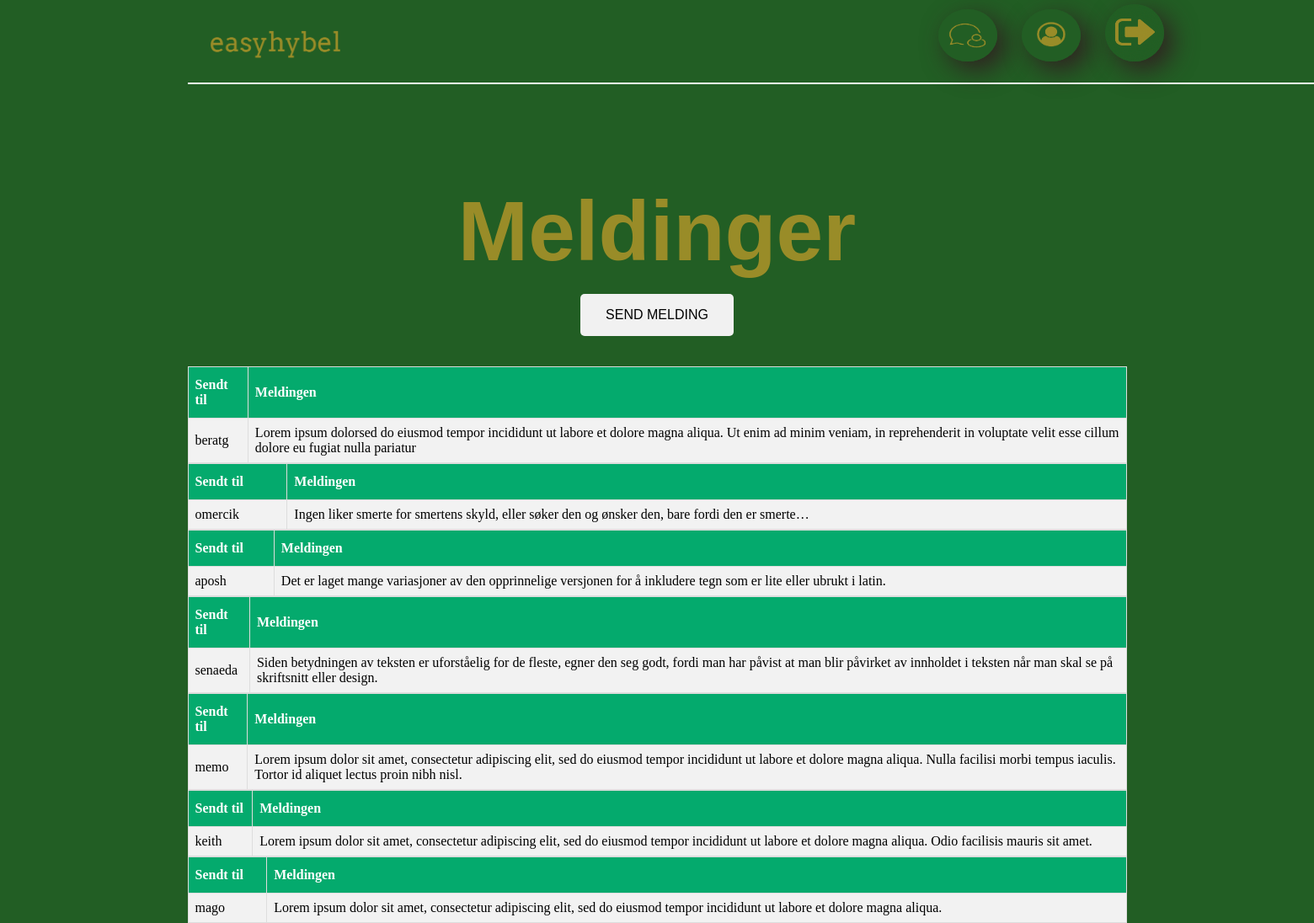
Screenshot of /www/views/seMeldish.php (signed in) with the database file from the repository.
### tables this page shows
CREATE TABLE Meldinger
        (
            Meldinger_ID          SMALLINT UNIQUE AUTO_INCREMENT,
            Melding_Beskrivelse   VARCHAR(1000)       NOT NULL,
            Medlem_ID             SMALLINT         NOT NULL,
            CONSTRAINT PRIMARY KEY (Meldinger_ID),
            CONSTRAINT FOREIGN KEY (Medlem_ID) REFERENCES Medlem(Medlem_ID) ON DELETE CASCADE

        );

CREATE TABLE Medlem
        (
            Medlem_ID              SMALLINT UNIQUE AUTO_INCREMENT,
            Fornavn                 VARCHAR(30)     NOT NULL,
            Etternavn               VARCHAR(30)     NOT NULL,
            Brukernavn              VARCHAR(50)     NOT NULL,
            Mobilnummer             INTEGER         NOT NULL,
            Epost                   VARCHAR(255)    NOT NULL,
            Passord                 VARCHAR(255)    NOT NULL,
            Adresse                 VARCHAR(100)     NOT NULL,
            Postnummer              INTEGER        NOT NULL,
            CONSTRAINT PRIMARY KEY (Medlem_ID)
        );

### www/views/seMeldish.php (the view)
<html>
    <body>
        <?php
        include "header.php";
        include "../main/seMeldinger.php";
        foreach ($Meldinger as $melding ) {
        ?>
    <table border= '1'>
<tr>
<th>Sendt til</th>
<th>Meldingen</th>
</tr>
<tr>
<td><?php echo $melding["Brukernavn"];?></td>
<td><?php echo $melding["Melding_Beskrivelse"];?></td>
</tr>
</table>
<?php
        }
?>
    </body>
</html>

### www/views/header.php (style rules this page uses)
body { background-color: #225E24; text-align: center; margin: auto; max-width: 1115px; }
table { border-collapse: collapse; width: 100%; }
table td, table th { border: 1px solid #ddd; padding: 8px; }
table tr:nth-child(even) { background-color: #f2f2f2; }
table th { padding-top: 12px; padding-bottom: 12px; text-align: left; background-color: #04AA6D; color: white; }

### rows the page displays
meldinger: Medlem_ID.Brukernavn "beratg", Melding_Beskrivelse "Lorem ipsum dolorsed do eiusmod tempor incididunt ut labore et dolore magna aliqua. Ut enim ad minim veniam, in reprehenderit in voluptate velit esse cillum dolore eu fugiat nulla pariatur"
meldinger: Medlem_ID.Brukernavn "omercik", Melding_Beskrivelse "Ingen liker smerte for smertens skyld, eller søker den og ønsker den, bare fordi den er smerte…"
meldinger: Medlem_ID.Brukernavn "aposh", Melding_Beskrivelse "Det er laget mange variasjoner av den opprinnelige versjonen for å inkludere tegn som er lite eller ubrukt i latin."
meldinger: Medlem_ID.Brukernavn "senaeda", Melding_Beskrivelse "Siden betydningen av teksten er uforståelig for de fleste, egner den seg godt, fordi man har påvist at man blir påvirket av innholdet i teksten når man skal se på skriftsnitt eller design."
meldinger: Medlem_ID.Brukernavn "memo", Melding_Beskrivelse "Lorem ipsum dolor sit amet, consectetur adipiscing elit, sed do eiusmod tempor incididunt ut labore et dolore magna aliqua. Nulla facilisi morbi tempus iaculis. Tortor id aliquet lectus proin nibh nisl."
meldinger: Medlem_ID.Brukernavn "keith", Melding_Beskrivelse "Lorem ipsum dolor sit amet, consectetur adipiscing elit, sed do eiusmod tempor incididunt ut labore et dolore magna aliqua. Odio facilisis mauris sit amet."
meldinger: Medlem_ID.Brukernavn "mago", Melding_Beskrivelse "Lorem ipsum dolor sit amet, consectetur adipiscing elit, sed do eiusmod tempor incididunt ut labore et dolore magna aliqua."
